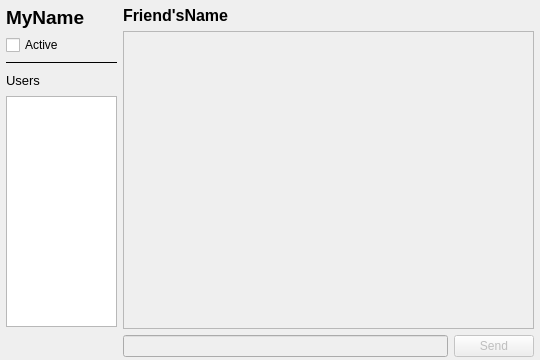
<?xml version="1.0" encoding="UTF-8"?>
<ui version="4.0">
 <class>Client</class>
 <widget class="QWidget" name="Client">
  <property name="windowModality">
   <enum>Qt::NonModal</enum>
  </property>
  <property name="geometry">
   <rect>
    <x>0</x>
    <y>0</y>
    <width>540</width>
    <height>360</height>
   </rect>
  </property>
  <property name="sizePolicy">
   <sizepolicy hsizetype="Preferred" vsizetype="Preferred">
    <horstretch>0</horstretch>
    <verstretch>0</verstretch>
   </sizepolicy>
  </property>
  <property name="minimumSize">
   <size>
    <width>540</width>
    <height>360</height>
   </size>
  </property>
  <property name="maximumSize">
   <size>
    <width>540</width>
    <height>360</height>
   </size>
  </property>
  <property name="font">
   <font>
    <kerning>true</kerning>
   </font>
  </property>
  <property name="windowTitle">
   <string>ClientWindow</string>
  </property>
  <widget class="QWidget" name="layoutWidget">
   <property name="geometry">
    <rect>
     <x>123</x>
     <y>6</y>
     <width>411</width>
     <height>351</height>
    </rect>
   </property>
   <layout class="QVBoxLayout" name="verticalLayout_2">
    <item>
     <widget class="QLabel" name="recepientLabel">
      <property name="font">
       <font>
        <pointsize>12</pointsize>
        <bold>true</bold>
        <kerning>true</kerning>
       </font>
      </property>
      <property name="text">
       <string>Friend'sName</string>
      </property>
     </widget>
    </item>
    <item>
     <widget class="QListView" name="chatView">
      <property name="enabled">
       <bool>false</bool>
      </property>
      <property name="editTriggers">
       <set>QAbstractItemView::NoEditTriggers</set>
      </property>
      <property name="selectionMode">
       <enum>QAbstractItemView::NoSelection</enum>
      </property>
     </widget>
    </item>
    <item>
     <layout class="QHBoxLayout" name="horizontalLayout_2">
      <item>
       <widget class="QLineEdit" name="messageEdit">
        <property name="enabled">
         <bool>false</bool>
        </property>
       </widget>
      </item>
      <item>
       <widget class="QPushButton" name="sendButton">
        <property name="enabled">
         <bool>false</bool>
        </property>
        <property name="font">
         <font>
          <kerning>true</kerning>
         </font>
        </property>
        <property name="text">
         <string>Send</string>
        </property>
       </widget>
      </item>
     </layout>
    </item>
   </layout>
  </widget>
  <widget class="QWidget" name="layoutWidget">
   <property name="geometry">
    <rect>
     <x>6</x>
     <y>6</y>
     <width>111</width>
     <height>321</height>
    </rect>
   </property>
   <layout class="QVBoxLayout" name="verticalLayout">
    <property name="sizeConstraint">
     <enum>QLayout::SetDefaultConstraint</enum>
    </property>
    <item>
     <widget class="QLabel" name="nameLabel">
      <property name="font">
       <font>
        <pointsize>14</pointsize>
        <bold>true</bold>
        <kerning>true</kerning>
       </font>
      </property>
      <property name="text">
       <string>MyName</string>
      </property>
     </widget>
    </item>
    <item>
     <widget class="QCheckBox" name="connectionBox">
      <property name="enabled">
       <bool>true</bool>
      </property>
      <property name="font">
       <font>
        <pointsize>9</pointsize>
        <kerning>true</kerning>
       </font>
      </property>
      <property name="text">
       <string>Active</string>
      </property>
      <property name="checkable">
       <bool>true</bool>
      </property>
      <property name="checked">
       <bool>false</bool>
      </property>
      <property name="tristate">
       <bool>false</bool>
      </property>
     </widget>
    </item>
    <item>
     <widget class="Line" name="line">
      <property name="font">
       <font>
        <bold>false</bold>
        <kerning>true</kerning>
       </font>
      </property>
      <property name="frameShadow">
       <enum>QFrame::Plain</enum>
      </property>
      <property name="orientation">
       <enum>Qt::Horizontal</enum>
      </property>
     </widget>
    </item>
    <item>
     <layout class="QHBoxLayout" name="horizontalLayout">
      <item>
       <widget class="QLabel" name="label">
        <property name="font">
         <font>
          <pointsize>10</pointsize>
          <kerning>true</kerning>
         </font>
        </property>
        <property name="text">
         <string>Users</string>
        </property>
       </widget>
      </item>
      <item>
       <spacer name="horizontalSpacer">
        <property name="orientation">
         <enum>Qt::Horizontal</enum>
        </property>
        <property name="sizeHint" stdset="0">
         <size>
          <width>40</width>
          <height>20</height>
         </size>
        </property>
       </spacer>
      </item>
     </layout>
    </item>
    <item>
     <widget class="QListView" name="usersView">
      <property name="enabled">
       <bool>true</bool>
      </property>
      <property name="editTriggers">
       <set>QAbstractItemView::NoEditTriggers</set>
      </property>
     </widget>
    </item>
   </layout>
  </widget>
 </widget>
 <resources/>
 <connections/>
</ui>
